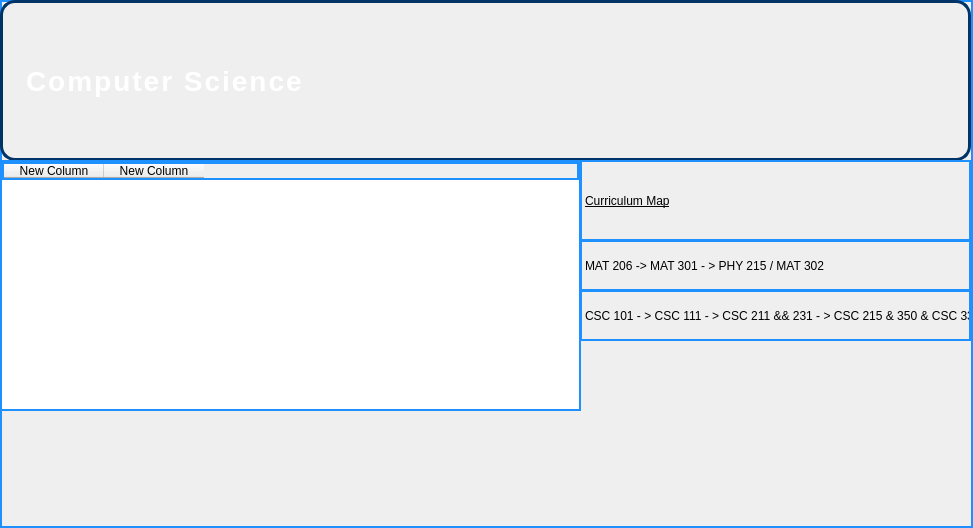
<?xml version="1.0" encoding="UTF-8"?>
<ui version="4.0">
 <class>CourseTemplatePage</class>
 <widget class="QWidget" name="CourseTemplatePage">
  <property name="geometry">
   <rect>
    <x>0</x>
    <y>0</y>
    <width>973</width>
    <height>528</height>
   </rect>
  </property>
  <property name="windowTitle">
   <string>Form</string>
  </property>
  <property name="styleSheet">
   <string notr="true">background: qradialgradient(
    cx: 0.5, cy: 0.5, radius: 0.8, 
    fx: 0.5, fy: 0.5, 
    stop: 0 #87CEEB, 
    stop: 0.6 #4682B4, 
    stop: 1 #1E3A8A);
border: 2px solid #1E90FF;</string>
  </property>
  <widget class="QLabel" name="labelMajor">
   <property name="geometry">
    <rect>
     <x>0</x>
     <y>0</y>
     <width>971</width>
     <height>161</height>
    </rect>
   </property>
   <property name="styleSheet">
    <string notr="true">QLabel {
    font-size: 28px; /* Large text size for emphasis */
    font-weight: bold; /* Bold text */
    color: white; /* Text color */
    border: 3px solid #003366; /* Optional border for emphasis */
    border-radius: 15px; /* Smooth corners */
    padding: 15px; /* Add space inside the label */
    text-align: center; /* Center the text */
    text-transform: uppercase; /* Make all text uppercase (optional) */
    letter-spacing: 2px; /* Add space between letters for a modern look */
}

</string>
   </property>
   <property name="text">
    <string>Computer Science</string>
   </property>
  </widget>
  <widget class="QTableWidget" name="tableWidget">
   <property name="geometry">
    <rect>
     <x>0</x>
     <y>160</y>
     <width>581</width>
     <height>251</height>
    </rect>
   </property>
   <property name="styleSheet">
    <string notr="true">background: qradialgradient(
    cx: 0.5, cy: 0.5, radius: 0.8, 
    fx: 0.5, fy: 0.5, 
    stop: 0 #87CEEB, 
    stop: 0.6 #4682B4, 
    stop: 1 #1E3A8A);
border: 2px solid #1E90FF;</string>
   </property>
   <column>
    <property name="text">
     <string>New Column</string>
    </property>
   </column>
   <column>
    <property name="text">
     <string>New Column</string>
    </property>
   </column>
  </widget>
  <widget class="QLabel" name="label">
   <property name="geometry">
    <rect>
     <x>580</x>
     <y>240</y>
     <width>391</width>
     <height>51</height>
    </rect>
   </property>
   <property name="styleSheet">
    <string notr="true">font: 900 9pt &quot;Arial Black&quot;;</string>
   </property>
   <property name="text">
    <string>MAT 206 -&gt; MAT 301 - &gt; PHY 215 / MAT 302</string>
   </property>
  </widget>
  <widget class="QLabel" name="label_2">
   <property name="geometry">
    <rect>
     <x>580</x>
     <y>290</y>
     <width>391</width>
     <height>51</height>
    </rect>
   </property>
   <property name="styleSheet">
    <string notr="true">font: 900 9pt &quot;Arial Black&quot;;</string>
   </property>
   <property name="text">
    <string>CSC 101 - &gt; CSC 111 - &gt; CSC 211 &amp;&amp; 231 - &gt; CSC 215 &amp; 350 &amp; CSC 331 </string>
   </property>
  </widget>
  <widget class="QLabel" name="label_3">
   <property name="geometry">
    <rect>
     <x>580</x>
     <y>160</y>
     <width>391</width>
     <height>81</height>
    </rect>
   </property>
   <property name="styleSheet">
    <string notr="true">font: 900 9pt &quot;Segoe UI Black&quot;;
text-decoration: underline;
font: 9pt &quot;Segoe UI&quot;;
font: 900 24pt &quot;Arial Black&quot;;</string>
   </property>
   <property name="text">
    <string>Curriculum Map</string>
   </property>
  </widget>
 </widget>
 <resources/>
 <connections/>
</ui>
